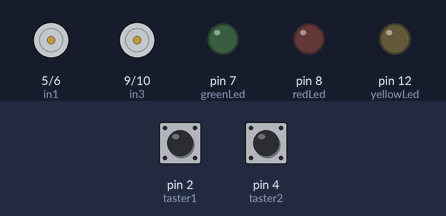
The sketch below on a simulated Arduino Uno, built with avr-gcc and run on an emulated ATmega328P. Parts: motor-driver pin pairs drawn as motors (green arrow = first pin HIGH = forward, orange = second pin HIGH = backward, longer = more drive), output pins drawn as LEDs (lit = HIGH). The inputs (shaded band) are chosen by the test bench; at power-on: pin 2 (taster1) HIGH, pin 4 (taster2) HIGH.

Above: at 1.2 s.
1.3 s: pin 2 (taster1) pulled LOW for 0.15 s
At 2.8 s:
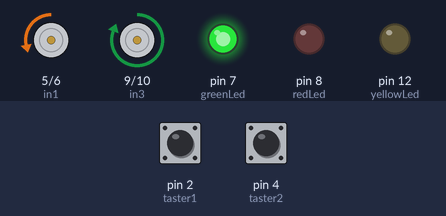
3.3 s: pin 2 (taster1) pulled LOW for 1 s
At 3.7 s:
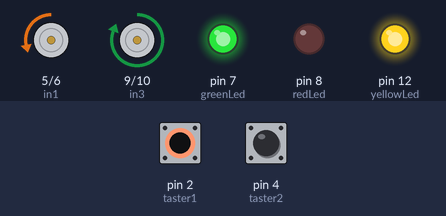
5.8 s: pin 4 (taster2) pulled LOW for 0.15 s
At 7.1 s:
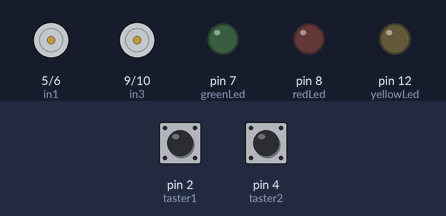
Timing chart, 0 to 8.8 s (numbered marks = the images above; inputs shaded):
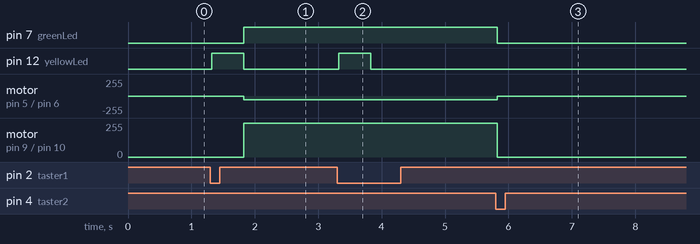

The sketch:

motorCalibration.ino
```cpp
#include <Bounce2.h>

#define taster1 2
#define taster2 4

const int in1 = 5;
const int in2 = 6;
const int in3 = 9;
const int in4 = 10;

#define greenLed 7 // Green LED
#define redLed 8 // Red LED
#define yellowLed 12 // Yellow LED

Bounce debouncer1 = Bounce();
Bounce debouncer2 = Bounce();

void setup(){
    pinMode(greenLed, OUTPUT);
    pinMode(redLed, OUTPUT);
    pinMode(yellowLed, OUTPUT);
    pinMode(taster1, INPUT_PULLUP);
    pinMode(taster2, INPUT_PULLUP);

    debouncer1.attach(taster1, INPUT_PULLUP);
    debouncer1.interval(25);

    debouncer2.attach(taster2, INPUT_PULLUP);
    debouncer2.interval(25);
}

void loop(){
    debouncer1.update();
    debouncer2.update();

    if (debouncer1.fell()) {
        digitalWrite(yellowLed, HIGH);
        delay(500);
        digitalWrite(yellowLed, LOW);
        digitalWrite(greenLed, HIGH);
        setSpeed(255, 255);
    }
    if (debouncer2.fell()){
        setSpeed(0, 0);
        digitalWrite(greenLed, LOW);
    }
}

void setSpeed(int speedLeft, int speedRight){
    speedLeft = speedLeft * 1.2225;
    analogWrite(in1, 0);
    analogWrite(in2, speedLeft);
    analogWrite(in3, speedRight);
    analogWrite(in4, 0);
}

int pToPwm(int percentage){
    int pwm = 255 * percentage / 100;
    return pwm;
}
```

Measured:
- after the input at 1.3 s, pin 7 (greenLed): LOW → HIGH after 0.52 s; pin 12 (yellowLed): LOW → HIGH at once, → LOW 0.50 s later; motor on pin 5 (in1) / pin 6 (in2): stopped → backward 55/255 after 0.52 s; motor on pin 9 (in3) / pin 10 (in4): stopped → forward 255/255 after 0.52 s
- after the input at 3.3 s, pin 12 (yellowLed): LOW → HIGH at once, → LOW 0.50 s later
- after the input at 5.8 s, pin 7 (greenLed): HIGH → LOW at once; motor on pin 5 (in1) / pin 6 (in2): backward 55/255 → stopped at once; motor on pin 9 (in3) / pin 10 (in4): forward 255/255 → stopped at once
